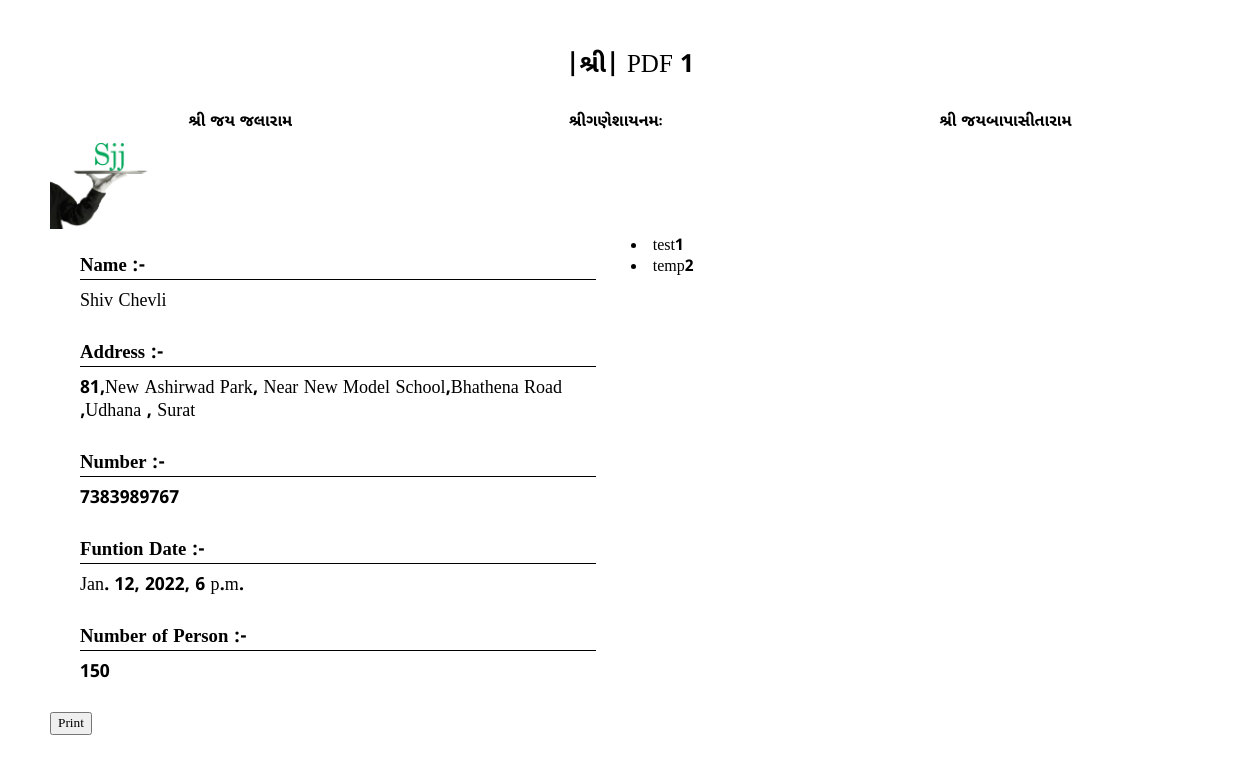
Before: /orderInventory/OrderPrintData/1/client with the older database file.
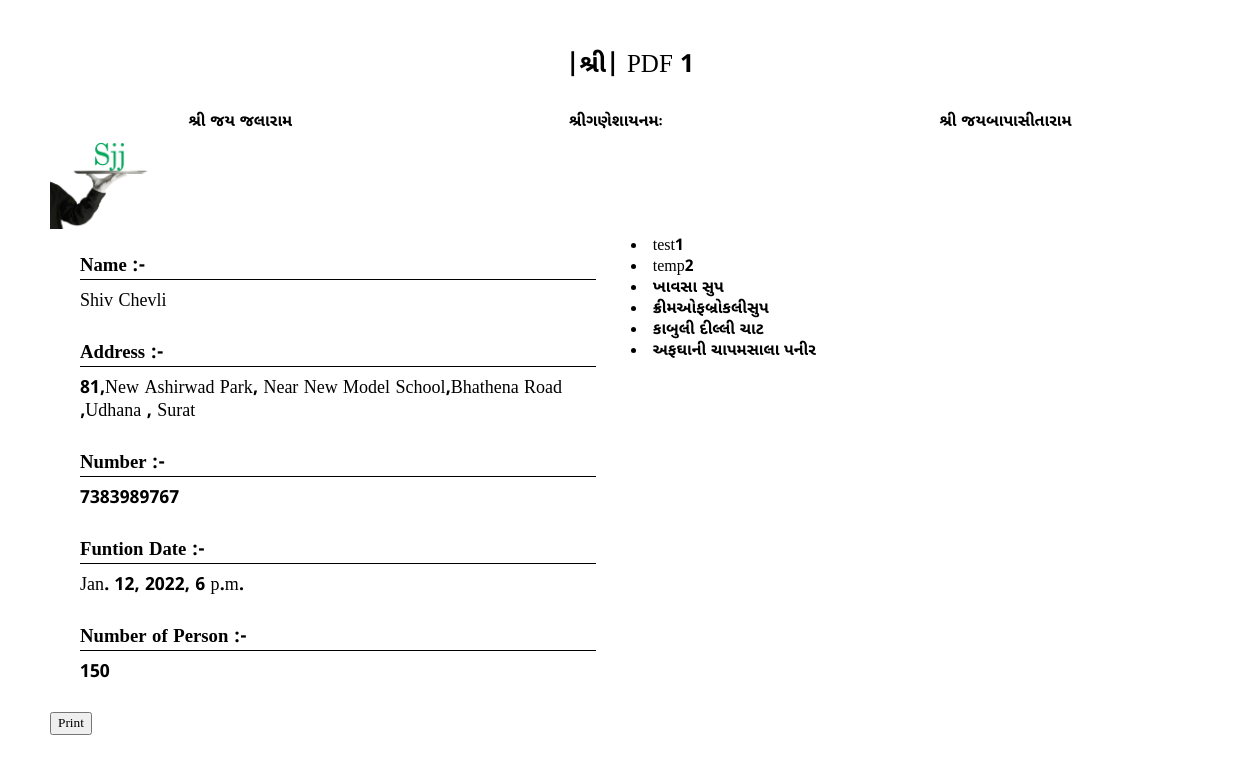
After: the same page with the newer database file.
### orderInventory/models.py (models this page shows, shortened)
class OrderIndividual(models.Model):
    name = models.CharField(max_length=64,
                            null=True, blank=True,
                            verbose_name="Name of Function For Which this order is Placed")
    mobileNumber = models.CharField(max_length=15,validators=[checkMobileNumber])
    address = models.CharField(max_length=256,blank=True,null=True)
    numberOfPerson = models.IntegerField(blank=True,null=True)
    email = models.EmailField(blank=True,null=True)
    deliveryDate = models.DateTimeField(blank=True, null=True)
    createdAt = models.DateTimeField(default=datetime.now)
    modifyAt = models.DateTimeField(default=None, blank=True, null=True)
    deletedAt = models.DateTimeField(default=None, blank=True, null=True)
    def __str__(self):
        return f"{self.id} : {self.name}"

class ItemIndividual(models.Model):
    name = models.CharField(max_length=64)
    createdAt = models.DateTimeField(default=datetime.now)
    modifyAt = models.DateTimeField(blank=True, null=True)

### orderInventory/views.py (the view, shortened to what this page needs)
# urls.py: path('OrderPrintData/<int:orderId>/<str:dataType>', views.orderPrintData, name="orderPrintData"),
def orderPrintData(request, orderId, dataType):
    mapObj = {
        "1": "Dairy Product",
        "2": "Vegetable",
        "3": "Exotic",
        "4":"kariyana",
        "5":"other",
    }
    print("Main")
    orderDetail = models.OrderIndividual.objects.get(id=orderId)
    if dataType == "client":
        tempData = models.Order.objects.filter(orderId_id=orderId)
        data = {}
        for i in tempData:
            data[i.orderItem.id] = i.orderItem.name
        tempOredrData = models.Order.objects.filter(orderId_id=orderId)
        orderData = list()
        print(tempOredrData)
        print("Data :- ")
        print(data)
        return render(request, 'pdf/pdf1.html', {
            "msg": "main Method",
            "orderDetail": orderDetail,
            "orderdata": data,
            "date": orderDetail.deliveryDate,
            "category": "main",
            "jsonData": json.dumps(data),
        })

### orderInventory/models.py (called while the page is built)
    def __str__(self):
        deleteStr = ""
        if self.deletedAt != None:
            deleteStr = "Deleted"
        return f"{self.id} : {self.orderId} : {self.orderItem.name} : {deleteStr}"

### orderInventory/templates/pdf/pdf1.html (shortened to what this page needs)
{% load static %}
<!DOCTYPE html>
<html lang="en">
<head>
    <link rel="stylesheet" href="{% static 'css/pdfStyle.css' %}" >
</head>
<body>
    <div class="shree-div">
        |શ્રી|
        PDF 1
    </div>
    <header>
        <span>શ્રી જય જલારામ</span>
        <span>શ્રીગણેશાયનમઃ </span>
        <span>શ્રી જયબાપાસીતારામ</span>
    </header>
    <main>
        <div class="logo-img-div">
            <img src="{% static 'img/Shree Jay Jalaram Logo.jpg' %}" alt="">
        </div>
        <div class="detail-box">
            <div class="order-detail-item">
                    <h3>Name :- </h3>
                    <p>{{ orderDetail.name }}</p>
            </div>
            <div class="order-detail-item">
                    <h3>Address :- </h3>
                    <p>{{ orderDetail.address }}</p>
            </div>
            <div class="order-detail-item">
                    <h3>Number :- </h3>
                    <p>{{ orderDetail.mobileNumber }}</p>
            </div>
            <div class="order-detail-item">
                    <h3>Funtion Date :- </h3>
                    <p>{{ orderDetail.deliveryDate }}</p>
            </div>
            <div class="order-detail-item">
                    <h3>Number of Person :- </h3>
                    <p>{{ orderDetail.numberOfPerson }}</p>
            </div>
        </div>
        <div class="itemlist-box">
            {% for dataindex,value in orderdata.items %}
                <li>{{ value}}</li>
            {% endfor %}
        </div>
    </main>
    <button onclick="printPDF()"> Print</button>
</body>
</html>

### orderInventory/static/css/pdfStyle.css (style rules this page uses)
* { font-family: 'MY' !important; box-sizing: border-box; margin: 0; }
body { padding: 20px 50px; }
.shree-div { text-align: center; padding: 30px 10px; font-size: 25px; }
header { display: flex; text-align: center; justify-content: space-around; margin-bottom: 10px; }
main { width: 1200px; margin: 0px auto; color: var(--text-color); }

Changed rows visible on the page:
added ItemIndividual: orderdata "ખાવસા સુપ"
added ItemIndividual: orderdata "ક્રીમઓફબ્રોકલીસુપ"
added ItemIndividual: orderdata "કાબુલી દીલ્લી ચાટ"
added ItemIndividual: orderdata "અફઘાની ચાપમસાલા પનીર"
